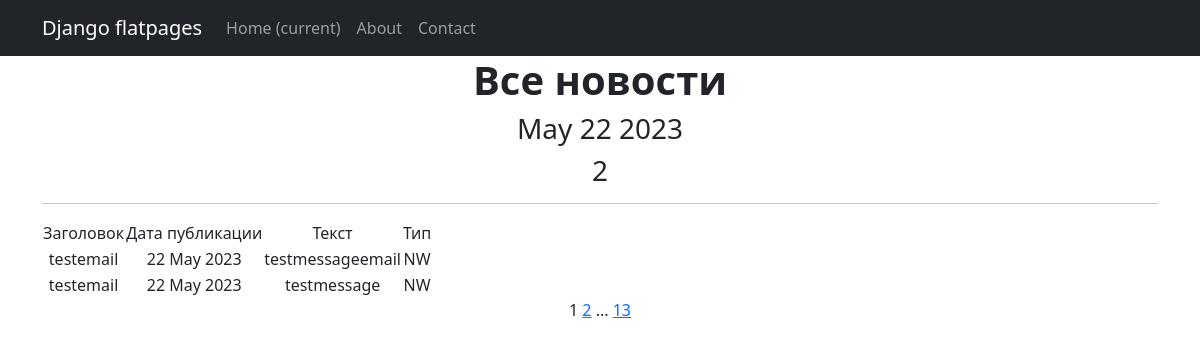
Page /news/ on the committed database.
### NewsPortal/models.py (models this page shows, shortened)
class Post(models.Model):
    author = models.ForeignKey(Author, on_delete=models.CASCADE)
    type = models.CharField(max_length=7, choices=TYPE, default=news)
    time_in = models.DateTimeField(auto_now_add=True)
    categories = models.ManyToManyField(Category, through='PostCategory')
    title = models.CharField(max_length=255)
    text = models.TextField()
    rating = models.IntegerField(default=0)

### NewsPortal/views.py (the view)
# urls.py: path('', PostList.as_view(), name='post_list'),
class PostList(ListView):
    model = Post
    ordering = '-time_in'
    template_name = 'news.html'
    context_object_name = 'news'
    paginate_by = 2

### NewsPortal/templatetags/custom_tags.py (called while the page is built)
@register.simple_tag()
def current_time(format_string='%b %d %Y'):
    return datetime.utcnow().strftime(format_string)

### templates/news.html (shortened to what this page needs)
{% extends 'flatpages/default.html' %}
{% load custom_filters %}
{% load custom_tags %}
{% block content %}
<h1><b> Все новости </b></h1>
<h3> {% current_time '%b %d %Y' %}</h3>
<h3> {{ news|length }}</h3>
<hr>
    {% if news %}
        <table>
            <tr>
                <td> Заголовок</td>
                <td> Дата публикации </td>
                <td> Текст </td>
                <td> Тип </td>
            </tr>
            {% for post in news %}
            <tr>
                <td> {{ post.title }} </td>
                <td> {{ post.time_in|date:'d M Y' }} </td>
                <td> {{ post.text|truncatewords:15 }} </td>
                <td> {{ post.type }} </td>
            </tr>
            {% endfor %}
        </table>
    {% else %}
        <h2> Нет новостей! </h2>
    {% endif %}
   {{ page_obj.number }}
   {% if page_obj.has_next %}
       <a href="?page={{ page_obj.next_page_number }}">{{ page_obj.next_page_number }}</a>
       {% if paginator.num_pages != page_obj.next_page_number %}
           ...
           <a href="?page={{ page_obj.paginator.num_pages }}">{{ page_obj.paginator.num_pages }}</a>
       {% endif %}
   {% endif %}
{% endblock content %}

### rows in the picture
Post: title "testemail", time_in "22 May 2023", text "testmessageemail", type "NW"
Post: title "testemail", time_in "22 May 2023", text "testmessage", type "NW"

### other values in the picture
{{ news|length }} "2"
{{ page_obj.number }} "1"
{{ page_obj.next_page_number }} "2"
{{ page_obj.paginator.num_pages }} "13"
